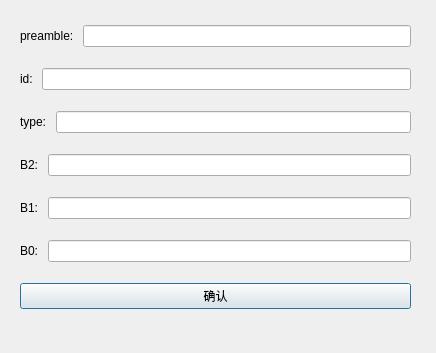
<?xml version="1.0" encoding="UTF-8"?>
<ui version="4.0">
 <class>domain8</class>
 <widget class="QDialog" name="domain8">
  <property name="geometry">
   <rect>
    <x>0</x>
    <y>0</y>
    <width>436</width>
    <height>353</height>
   </rect>
  </property>
  <property name="windowTitle">
   <string>Dialog</string>
  </property>
  <widget class="QWidget" name="">
   <property name="geometry">
    <rect>
     <x>20</x>
     <y>10</y>
     <width>391</width>
     <height>321</height>
    </rect>
   </property>
   <layout class="QVBoxLayout" name="verticalLayout">
    <item>
     <layout class="QHBoxLayout" name="horizontalLayout">
      <item>
       <widget class="QLabel" name="label">
        <property name="text">
         <string>preamble: </string>
        </property>
       </widget>
      </item>
      <item>
       <widget class="QLineEdit" name="lEditPreamble"/>
      </item>
     </layout>
    </item>
    <item>
     <layout class="QHBoxLayout" name="horizontalLayout_2">
      <item>
       <widget class="QLabel" name="label_2">
        <property name="text">
         <string>id: </string>
        </property>
       </widget>
      </item>
      <item>
       <widget class="QLineEdit" name="lEditId"/>
      </item>
     </layout>
    </item>
    <item>
     <layout class="QHBoxLayout" name="horizontalLayout_3">
      <item>
       <widget class="QLabel" name="label_3">
        <property name="text">
         <string>type: </string>
        </property>
       </widget>
      </item>
      <item>
       <widget class="QLineEdit" name="lEditType"/>
      </item>
     </layout>
    </item>
    <item>
     <layout class="QHBoxLayout" name="horizontalLayout_4">
      <item>
       <widget class="QLabel" name="label_4">
        <property name="text">
         <string>B2: </string>
        </property>
       </widget>
      </item>
      <item>
       <widget class="QLineEdit" name="lEditB2"/>
      </item>
     </layout>
    </item>
    <item>
     <layout class="QHBoxLayout" name="horizontalLayout_5">
      <item>
       <widget class="QLabel" name="label_5">
        <property name="text">
         <string>B1: </string>
        </property>
       </widget>
      </item>
      <item>
       <widget class="QLineEdit" name="lEditB1"/>
      </item>
     </layout>
    </item>
    <item>
     <layout class="QHBoxLayout" name="horizontalLayout_6">
      <item>
       <widget class="QLabel" name="label_6">
        <property name="text">
         <string>B0: </string>
        </property>
       </widget>
      </item>
      <item>
       <widget class="QLineEdit" name="lEditB0"/>
      </item>
     </layout>
    </item>
    <item>
     <widget class="QPushButton" name="btnConfirm8">
      <property name="text">
       <string>确认</string>
      </property>
     </widget>
    </item>
   </layout>
  </widget>
  <zorder>label</zorder>
  <zorder>lEditPreamble</zorder>
  <zorder>layoutWidget</zorder>
  <zorder>btnConfirm8</zorder>
  <zorder>layoutWidget_2</zorder>
  <zorder>layoutWidget_3</zorder>
  <zorder>layoutWidget_4</zorder>
  <zorder>layoutWidget_5</zorder>
  <zorder>lEditB2</zorder>
 </widget>
 <resources/>
 <connections/>
</ui>
